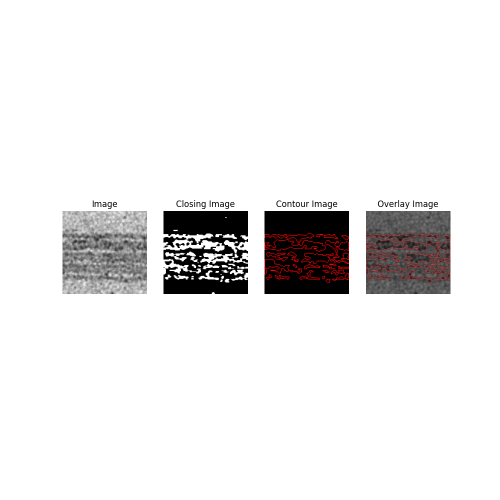
#> input picture output/contours_0.png, 1000 x 1000 px, given in place of strip_101.png, which was not available (shown at 1/2 size)
$ jupyter execute --allow-errors _7_gapfinder_processing.ipynb   (text cells are left out)
#> lines starting #> are read from the running program, lines starting #| are printed output that depends on the picture; after the words box and inside, x2 and y2 are one past the last pixel; in counts of white or black regions, pixels touching at a corner belong together; pictures that were not available may be replaced by others from this repository, and a replacement may not be noted
[cell 1]
import pandas
import numpy
import matplotlib.pyplot as plt
import cv2
import os
import pandas
import numpy
import matplotlib.pyplot as plt
import cv2
import os
import glob


chosen_strip_numbers = [101, 106, 134, 135, 161, 176, 187, 229, 232]
df = pandas.read_csv('rois_metadata_bignine.csv')
#> (reads rois_metadata_bignine.csv from the repository)
df.head()
print(len(df))

[cell 2]
def load_gray_image(image_path):
    print(f"Loading image from {image_path}")
    image = cv2.imread(image_path)
    gray = cv2.cvtColor(image, cv2.COLOR_BGR2GRAY)
    return gray

def equalize_image(image, clip_low=100, clip_high=255):
    equalized = cv2.equalizeHist(image)
    equalized = numpy.clip(equalized, clip_low, clip_high)
    return equalized

def get_image_metadata(image_path):
    # get the image name
    image_name = os.path.basename(image_path)
    # get the metadata for that image
    image_metadata = metadata[metadata["strip_filename"] == image_name]
    return image_metadata

[cell 3]
# get a list of all images
roi_metadata_path = "rois_metadata_bignine.csv"
image_dir = "rois/"
# load the df and print the first few rows
metadata = pandas.read_csv(roi_metadata_path)
print(f"Metadata contains {len(metadata)} images")
print(metadata.head())

# test out a load of the image 0
raw_image = load_gray_image(image_dir + metadata['strip_filename'][0])
#> in load_gray_image, image is the input picture: shape (1000, 1000, 3); mean B, G, R 234.2, 234.2, 235.3
plt.imshow(raw_image, cmap='gray')

# take the column strip_filname as a list
strip_filenames = metadata['strip_filename'].tolist()
print(strip_filenames)

[cell 4]
images = [image_dir + strip_filename for strip_filename in strip_filenames]
print(f"Found {len(images)} images")

# filter the images to only include the chosen strip numbers
image_strip_numbers = [int(os.path.basename(image).split("_")[1].strip(".png")) for image in images]
print(f"Found strip numbers: {image_strip_numbers}")

# filter the images to only include the chosen strip numbers
images = [image for image, strip_number in zip(images, image_strip_numbers) if strip_number in chosen_strip_numbers]


print(f"Found {len(images)} images after filtering: {images}")
# load the metadata
metadata = pandas.read_csv(roi_metadata_path)

# print the size of the metadata
print(f"Metadata contains {len(metadata)} images")

# print the image metadata for the first image
print(f"Image 0 metadata:")
print(get_image_metadata(images[0]))


meta_df = {"images": images,
           "clip_low": 75,
           "clip_high": 255,
           "min_area": 100,
           "max_area": 1e100,
           "k0": 2, # kernel dimensions y
           "k1": 5, # kernel dimensions x
           "opening_iterations": 1,
           "closing_iterations": 3,
           "threshold_type": "otsu",
           "th_min_value": 0,
            "th_max_value": 255,
           "th_block_size": 15,
           "th_constant": 2,}

print(f"Images filtered to {len(images)} images")

for item in meta_df:
    print(item, meta_df[item])

[cell 5]
# plot all of the images in a grid
plt.figure(figsize=(9, 9))
plt.suptitle("raw image strips")
#> (the rest of this cell did not finish here and is left out)

#> pass 2 of the loop `for i in range(9):`:
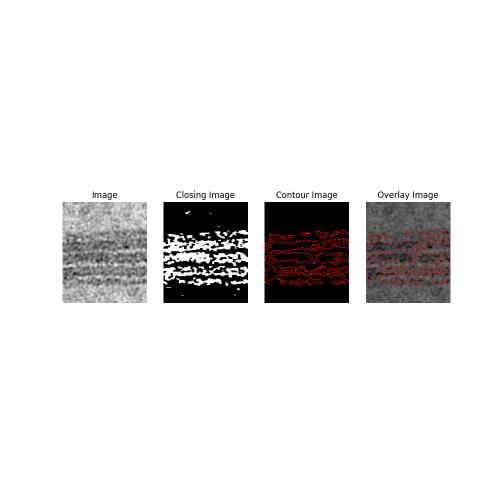
#> input picture output/contours_1.png, 1000 x 1000 px, given in place of strip_106.png, which was not available (shown at 1/2 size)
#> in load_gray_image, image is the input picture: shape (1000, 1000, 3); mean B, G, R 229.9, 229.9, 231.1
    plt.imshow(image, cmap="gray")
    plt.axis("off")

[cell 6]
# plot all of the images in a grid
plt.figure(figsize=(9, 9))
plt.suptitle("clipped image strips")
#> (the rest of this cell did not finish here and is left out)

#> in equalize_image, `equalized = cv2.equalizeHist(image)`:
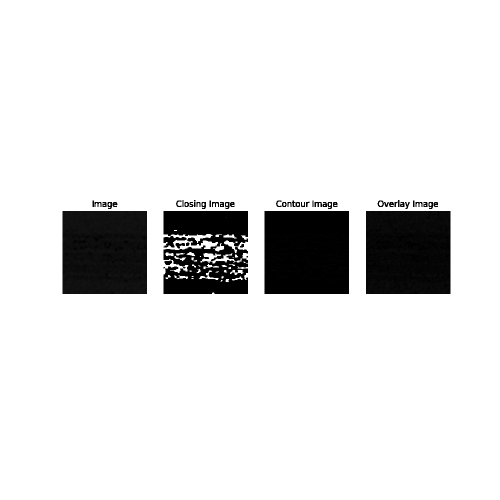
#> equalized: shape (1000, 1000) (shown at 1/2 size); min 0, max 255, mean 227.7
#> in equalize_image, `equalized = numpy.clip(equalized, clip_low, clip_high)`:
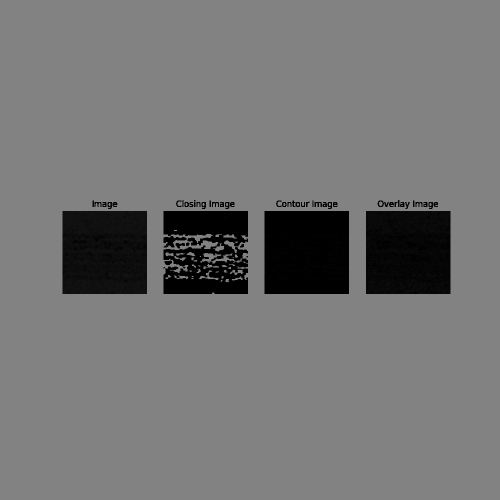
#> equalized: shape (1000, 1000) (shown at 1/2 size); min 0, max 130, mean 116.4
#> pass 2 of the loop `for i in range(9):`:
    plt.imshow(image, cmap="gray")
    plt.axis("off")

[cell 7]
# threshold the image using a smart thresholding technique

clip_low, clip_high = 0, 130
#> clip_low = 0; clip_high = 130

def threshold_image(image, threshold_type=cv2.THRESH_BINARY, block_size=15, constant=2):
    _, thresholded = cv2.threshold(image, 0, 255, threshold_type + cv2.THRESH_OTSU)
    return thresholded

image = load_gray_image(images[0])
equalized = equalize_image(image, clip_low=clip_low, clip_high=clip_high)
thresholded = threshold_image(equalized, threshold_type=cv2.THRESH_BINARY, block_size=15, constant=2)
#> in threshold_image, `_, thresholded = cv2.threshold(image, 0, 255, threshold_type + cv2.THR..`: thresholded: shape (1000, 1000); 89% white; 51 black regions (4 under 20 px), largest, box (x1, y1, x2, y2) and area: (125, 422, 294, 588) 28054, (529, 422, 698, 588) 28054, (732, 422, 901, 588) 28054

# plot the thresholded image
plt.figure(figsize=(5, 5))
plt.imshow(thresholded, cmap="gray")
plt.axis("off")
plt.title("Otsu Thresholded Image")

#> (a cell that did not finish here is left out)

#> (a cell that did not finish here is left out)

#> (a cell that did not finish here is left out)

[cell 11]
from itertools import product

def get_isolated_membrane(image, method, blur=True, equalize=True):
    processed = process_image(image, method, blur=blur, equalize=equalize)
    return processed["overlayed"]

# get just the isolated membrane for combinations of these factors:
methods = ["otsu", "adaptive", "adaptive_gaussian"]
equalizes = [False, True]
blurs = [False, True]


combinations = product(methods, blurs, equalizes)

# plot them all together in one image so we can compare them.
# make sure each has a title so we know what we are looking at
# the first image is the original image, and will be the only image in row 1

combo_images = []

#> (the rest of this cell did not finish here and is left out)

[cell 12]
import rando

# I have 9 images that will be processed. Each will result in a row of 6 images.


#> (the rest of this cell did not finish here and is left out)

#> in equalize_image (call 5), `equalized = numpy.clip(equalized, clip_low, clip_high)`:
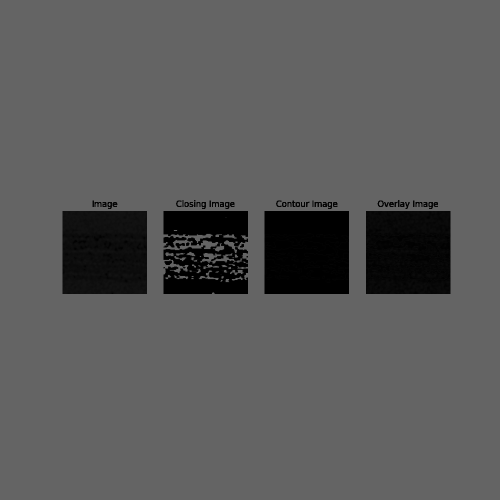
#> equalized: shape (1000, 1000) (shown at 1/2 size); min 0, max 100, mean 89.7
    thresholded = threshold_image(equalized, threshold_type=cv2.THRESH_BINARY, block_size=15, constant=2)
#> `thresholded = cv2.bitwise_not(thresholded)`:
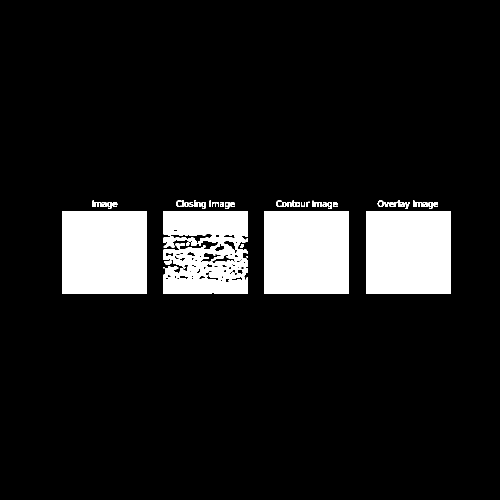
#> thresholded: shape (1000, 1000) (shown at 1/2 size); 11% white; 51 white regions (4 under 20 px), largest, box (x1, y1, x2, y2) and area: (125, 422, 294, 588) 28054, (529, 422, 698, 588) 28054, (732, 422, 901, 588) 28054
#> pass 2 of the loop `for image_number in range(9):`:
#> `thresholded = cv2.bitwise_not(thresholded)`:
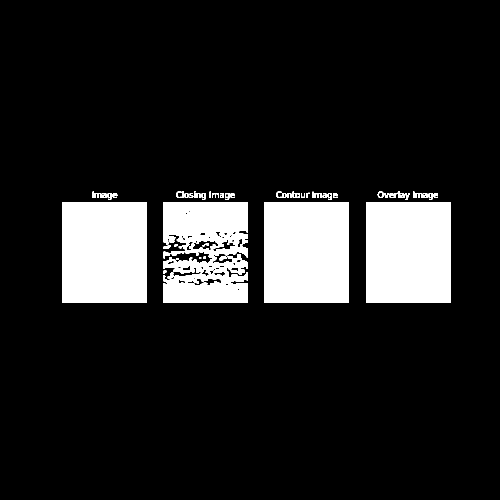
#> thresholded: shape (1000, 1000) (shown at 1/2 size); 13.3% white; 56 white regions (4 under 20 px), largest, box (x1, y1, x2, y2) and area: (125, 404, 294, 606) 34138, (529, 404, 698, 606) 34138, (732, 404, 901, 606) 34138
    thresholded = cv2.bitwise_not(thresholded)

    # create a custom kernel that is a line with a wider horizontal component, to detect the horizontal lines in the image
    kernel = numpy.ones((1, 3), numpy.uint8)

    # remove small white spots in the image
    closing1 = cv2.morphologyEx(thresholded, cv2.MORPH_CLOSE, kernel, iterations=1)
    opening = cv2.morphologyEx(closing1, cv2.MORPH_OPEN, kernel, iterations=1)
    closing2 = cv2.morphologyEx(opening, cv2.MORPH_CLOSE, kernel, iterations=1)

    # plot the raw image, the thresholded image, and the opened image
    plt.figure(figsize=(15, 10))

    plt.subplot(1, 6, 1)
    plt.imshow(image, cmap="gray")
    plt.axis("off")
    plt.title("Original Image")

    plt.subplot(1, 6, 2)
    plt.imshow(equalized, cmap="gray")
    plt.axis("off")
    plt.title("Equalized Image")

    plt.subplot(1, 6, 3)
    plt.imshow(thresholded, cmap="gray")
    plt.axis("off")
    plt.title("Thresholded Image")

    plt.subplot(1, 6, 4)
    plt.imshow(closing1, cmap="gray")
    plt.axis("off")
    plt.title("Closed Image 1")

    plt.subplot(1, 6, 5)
    plt.imshow(opening, cmap="gray")
    plt.axis("off")
    plt.title("Opened Image")

    plt.subplot(1, 6, 6)
    plt.imshow(closing2, cmap="gray")
    plt.axis("off")
    plt.title("Closed Image 2")

[cell 13]
import random

# choose a random image
# random.seed(0)
# image_number = random.randint(0, len(images) - 1)
# print(f"Image number: {image_number}")
image_number = 3
#> image_number = 3
#> `contours, _ = cv2.findContours(closing2, cv2.RETR_EXTERNAL, cv2.CHAIN_..`: contours = 25 contours, 9 with area under 20; largest, box (x1, y1, x2, y2) and area: (732, 422, 901, 588) 27720, (529, 422, 698, 588) 27720, (125, 422, 294, 588) 27720, (327, 422, 496, 588) 24717, (353, 404, 412, 418) 390
#> `filtered_contours = [c for c in contours if min_area < cv2.contourArea..`: filtered_contours = 18 contours, 2 with area under 20; largest, box (x1, y1, x2, y2) and area: (732, 422, 901, 588) 27720, (529, 422, 698, 588) 27720, (125, 422, 294, 588) 27720, (327, 422, 496, 588) 24717, (353, 404, 412, 418) 390
#> `cv2.drawContours(contour_image, filtered_contours, -1, (255, 255, 255)..`:
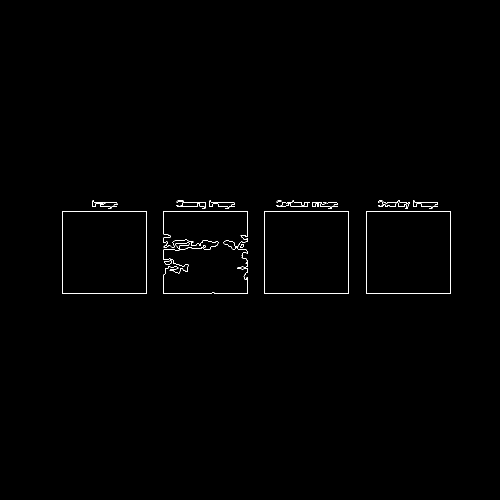
#> contour_image: shape (1000, 1000) (shown at 1/2 size); 0.47% white in thin lines or dots, all inside (x1, y1, x2, y2) = (125, 400, 901, 588)
#> `overlay = cv2.addWeighted(rgb_image, 0.5, contour_image, 0.5, 0)`:
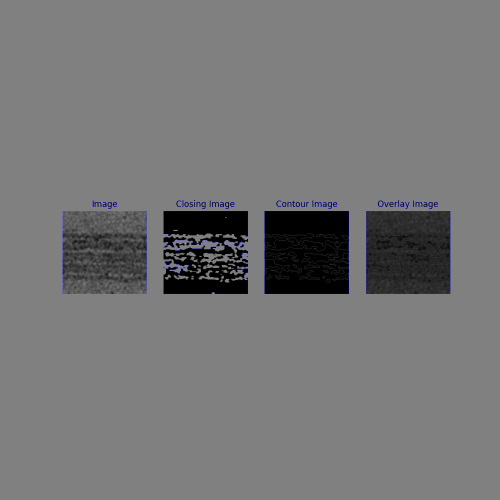
#> overlay: shape (1000, 1000, 3) (shown at 1/2 size); mean B, G, R 118.3, 117.7, 117.7
#> pass 2 of the loop `for image_number in range(9):`:
#> `contours, _ = cv2.findContours(closing2, cv2.RETR_EXTERNAL, cv2.CHAIN_..`: contours = 28 contours, 10 with area under 20; largest, box (x1, y1, x2, y2) and area: (732, 404, 901, 606) 33768, (529, 404, 698, 606) 33768, (125, 404, 294, 606) 33768, (327, 404, 496, 606) 27160, (353, 386, 412, 400) 390
#> `filtered_contours = [c for c in contours if min_area < cv2.contourArea..`: filtered_contours = 22 contours, 4 with area under 20; largest, box (x1, y1, x2, y2) and area: (732, 404, 901, 606) 33768, (529, 404, 698, 606) 33768, (125, 404, 294, 606) 33768, (327, 404, 496, 606) 27160, (353, 386, 412, 400) 390
#> `overlay = cv2.addWeighted(rgb_image, 0.5, contour_image, 0.5, 0)`:
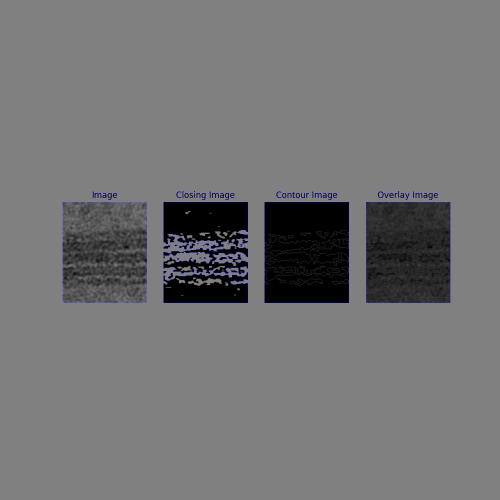
#> overlay: shape (1000, 1000, 3) (shown at 1/2 size); mean B, G, R 116.3, 115.6, 115.6

#> (the rest of this cell did not finish here and is left out)

#> (a cell that did not finish here is left out)

[cell 15]
def load_gray_image(image_path):
    image = cv2.imread(image_path)
    gray = cv2.cvtColor(image, cv2.COLOR_BGR2GRAY)
    return gray

def equalize_image(image, clip_low=100, clip_high=255):
    equalized = cv2.equalizeHist(image)
    equalized = numpy.clip(equalized, clip_low, clip_high)
    return equalized

def process_image_strip(image_path: str, metadata: dict) -> dict:
    # load the image
    image = load_gray_image(image_path)

    print(f"Processing {image_path}")
    # equalize the image
    equalized = equalize_image(image, metadata["clip_low"], metadata["clip_high"])


    # threshold the image
    if metadata["threshold_type"] == "otsu":
        _, thresholded = cv2.threshold(image, metadata["th_min_value"], metadata["th_max_value"], cv2.THRESH_BINARY + cv2.THRESH_OTSU)
    else:
        thresholded = cv2.adaptiveThreshold(equalized, metadata["th_max_value"], cv2.ADAPTIVE_THRESH_GAUSSIAN_C, cv2.THRESH_BINARY, metadata["th_block_size"], metadata["th_constant"])

    # create a custom kernel that is a line with a wider horizontal component, to detect the horizontal lines in the image
    kernel = numpy.ones((metadata["k0"], metadata["k1"]), numpy.uint8)

    # remove small white spots in the image
    opening = cv2.morphologyEx(thresholded, cv2.MORPH_OPEN, kernel, iterations=metadata["opening_iterations"])
    closing = cv2.morphologyEx(opening, cv2.MORPH_CLOSE, kernel, iterations=metadata["closing_iterations"])

    # find the contours in the image
    contours, _ = cv2.findContours(closing, cv2.RETR_EXTERNAL, cv2.CHAIN_APPROX_SIMPLE)

    # filter by area
    filtered_contours = [c for c in contours if metadata["min_area"] < cv2.contourArea(c) <  metadata["max_area"]]

    return {"image": image, "equalized": equalized, "thresholded": thresholded, "closing": closing, "filtered_contours": filtered_contours, "raw_image": cv2.imread(image_path)}

[cell 16]
trial_number = 0
#> trial_number = 0
base_filepath =  f"output/trial_{trial_number}"
#> base_filepath = 'output/trial_0'
equalized_filepath = f"{base_filepath}/equalized"
#> equalized_filepath = 'output/trial_0/equalized'
contours_filepath =  f"{base_filepath}/contours"
#> contours_filepath = 'output/trial_0/contours'
comparison_filepath =  f"{base_filepath}/comparison"
#> comparison_filepath = 'output/trial_0/comparison'
overlay_filepath =  f"{base_filepath}/overlay"
#> overlay_filepath = 'output/trial_0/overlay'
thresholded_filepath =  f"{base_filepath}/thresholded"
#> thresholded_filepath = 'output/trial_0/thresholded'
strips_filepath = f"roi_images"
output_strips_filepath = f"{base_filepath}/strips"
#> output_strips_filepath = 'output/trial_0/strips'
images = glob.glob(f"{strips_filepath}/*.png")

contour_thickness = -1 # -1 to have the contour filled

# ensure that the directories exist
os.makedirs(contours_filepath, exist_ok=True)
os.makedirs(comparison_filepath, exist_ok=True)
os.makedirs(overlay_filepath, exist_ok=True)
os.makedirs(thresholded_filepath, exist_ok=True)
os.makedirs(output_strips_filepath, exist_ok=True)
os.makedirs(equalized_filepath, exist_ok=True)

# load the roi_metadata
metadata = pandas.read_csv("roi_metadata.csv")
#> (reads roi_metadata.csv from the repository)

# save it to the output directory
metadata.to_csv(f"{base_filepath}/roi_metadata.csv", index=False)

# - image name
# - equalize histogram parameters, clip_low, clip_high
# - Otsu thresholding parameters
# - contour min and max area used for thresholding
# # - opening and closing kernel size and iterations
files_str = ", ".join(images)
meta_df = {"images": files_str,
           "clip_low": 0,
           "clip_high": 130,
           "min_area": 10,
           "max_area": 1e100,
           "k0": 1, # kernel dimensions y
           "k1": 3, # kernel dimensions x
           "opening_iterations": 1,
           "closing_iterations": 3,
           "threshold_type": "otsu",
           "th_min_value": 0,
            "th_max_value": 255,
           "th_block_size": 15,
           "th_constant": 2,}

# write out the metadata as a json file
import json
with open(f"{base_filepath}/processing_metadata.json", "w") as f:
    f.write(json.dumps(meta_df, indent=4))


for filename in images[:10]:
    print(filename)

    # save to output strips
    cv2.imwrite(f"{output_strips_filepath}/{os.path.basename(filename)}", cv2.imread(filename))

    processed = process_image_strip(filename, meta_df)
#> in process_image_strip, `_, thresholded = cv2.threshold(image, metadata["th_min_value"], metada..`:
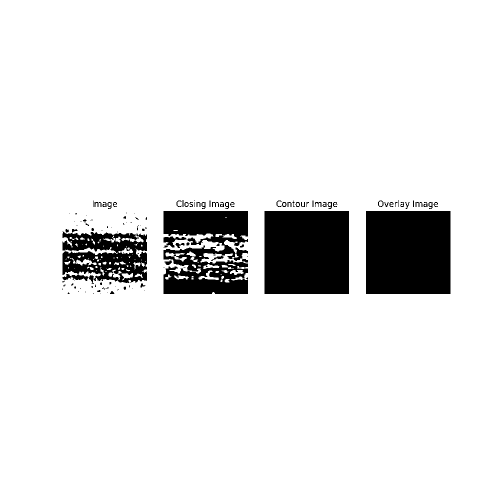
#> thresholded: shape (1000, 1000) (shown at 1/2 size); 90.8% white; 127 black regions (67 under 20 px), largest, box (x1, y1, x2, y2) and area: (529, 422, 698, 588) 28054, (732, 422, 901, 588) 28054, (327, 422, 496, 588) 20342
#> in process_image_strip, `closing = cv2.morphologyEx(opening, cv2.MORPH_CLOSE, kernel, iteration..`:
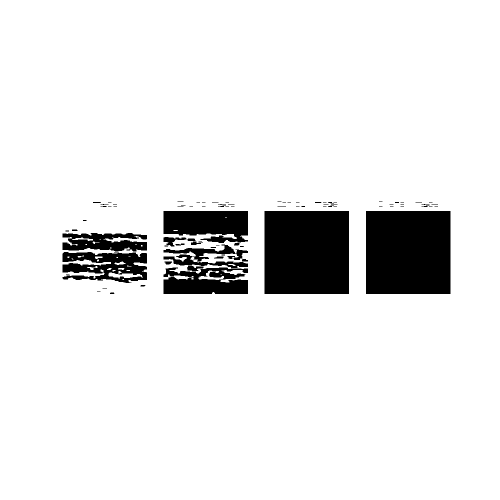
#> closing: shape (1000, 1000) (shown at 1/2 size); 91.1% white; 79 black regions (52 under 20 px), largest, box (x1, y1, x2, y2) and area: (529, 422, 698, 588) 28054, (732, 422, 901, 588) 28054, (327, 422, 496, 486) 8720
#> in process_image_strip, `contours, _ = cv2.findContours(closing, cv2.RETR_EXTERNAL, cv2.CHAIN_A..`: contours = [[[0, 0], [0, 999], [999, 999], [999, 0]]]
#> processed = 6 items

    print(processed["closing"].shape)
#| (1000, 1000)
    print(processed["image"].shape)
#| (1000, 1000)

    image_name = os.path.basename(filename)
    cv2.imwrite(f"{thresholded_filepath}/{image_name}", processed["thresholded"])

    image = processed["image"]
    cv2.imwrite(f"{equalized_filepath}/{image_name}", image)

    filtered_contours = processed["filtered_contours"]
#> filtered_contours = [[[0, 0], [0, 999], [999, 999], [999, 0]]]
    raw_image = processed["raw_image"]
    raw_image = cv2.cvtColor(raw_image, cv2.COLOR_BGR2RGB)

    # draw the contours on the image
    contour_image = numpy.zeros_like(image)
    cv2.drawContours(contour_image, filtered_contours, -1, (255, 255, 255), contour_thickness)
#> contour_image: shape (1000, 1000); every value is 255

    # save the contour image
    cv2.imwrite(f"{contours_filepath}/{image_name}", contour_image)

    # create rgb copy of original image
    rgb_image = cv2.cvtColor(image, cv2.COLOR_GRAY2RGB)

    # # create a red contour image
    contour_image = numpy.zeros_like(rgb_image)

    cv2.drawContours(contour_image, filtered_contours, -1, (0, 0, 255), contour_thickness)
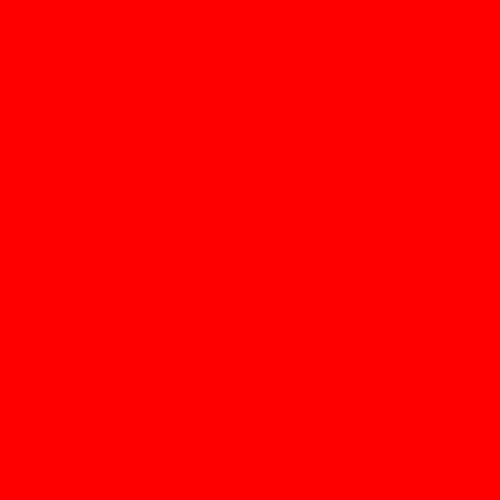
#> contour_image: shape (1000, 1000, 3) (shown at 1/2 size); mean of channels 0, 1, 2 0, 0, 255; drawn as B, G, R

    # create an image with the RGB image and the contour image overlaid
    overlay = cv2.addWeighted(rgb_image, 0.5, contour_image, 0.5, 0)
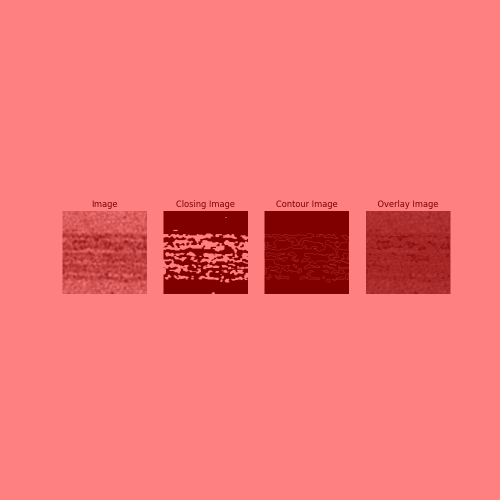
#> overlay: shape (1000, 1000, 3) (shown at 1/2 size); mean B, G, R 117.7, 117.7, 244.8

    cv2.imwrite(f"{overlay_filepath}/{image_name}", overlay)

    # plot the rgb_image, the contour image, and then the overlay. The figsize should be wider than it is tall
    plt.figure(figsize=(12, 4))

    plt.subplot(1, 4, 1)
    plt.imshow(raw_image)
    plt.axis("off")
    plt.title("Raw Image")

    plt.subplot(1, 4, 2)
    plt.imshow(rgb_image)
    plt.axis("off")
    plt.title("Image")

    plt.subplot(1, 4, 3)
    plt.imshow(contour_image)
    plt.axis("off")
    plt.title("Contour Image")

    plt.subplot(1, 4, 4)
    plt.imshow(overlay)
    plt.axis("off")
    plt.title("Overlay Image")

    plt.savefig(f"{comparison_filepath}/{image_name}")
#> figure, not shown here; B, G, R data is drawn as R, G, B
